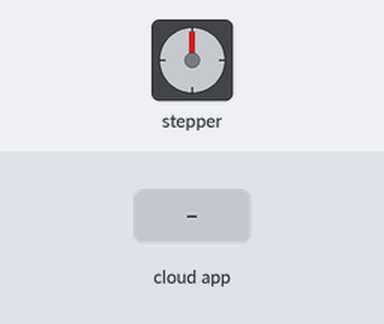
Recording of a sketch running on a simulated Arduino Uno, built with avr-gcc and run on an emulated ATmega328P. Shown: stepper motor. Wiring (inferred from the names in the program): stepper motor driver (15000 steps per turn assumed): step pin 4; direction pin 2. Inputs (shaded band) come from the test bench. The ROS host is connected and sends only what is stated.

Above: at 1.2 s.
1.3 s: the phone or cloud app sets elevator to 1
Timing chart, 0 to 11.9 s (numbered marks = the images above; inputs shaded):
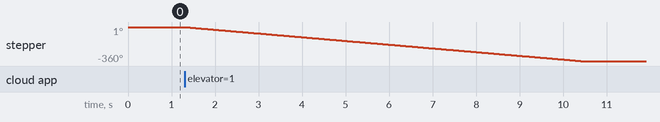

The sketch:

Elevator.ino
```cpp
/* Example sketch to control a stepper motor with TB6560 stepper motor driver and Arduino without a library. More info: https://www.makerguides.com */

// Define stepper motor connections and steps per revolution:
#define dirPin 2
#define stepPin 4
#include <ros.h>
#include <std_msgs/Bool.h>
#include <std_msgs/String.h>
#define stepsPerRevolution 15000

ros::NodeHandle nh;

std_msgs::Bool cmd_msg;
std_msgs::Bool elevator_msg;

ros::Publisher elevator("/elevator/elevator_up", &elevator_msg);

bool elevator_up = false;

//Topic Callback
void motor_cb( const std_msgs::Bool& cmd_msg ){
  if ( cmd_msg.data and not elevator_up ){
    up();
  }else if (not cmd_msg.data and elevator_up){
    down();
  }
}


ros::Subscriber<std_msgs::Bool> sub("/brain/elevator", &motor_cb);


void setup() {
  // Declare pins as output:
  Serial.begin(57600);
  pinMode(stepPin, OUTPUT);
  pinMode(dirPin, OUTPUT);

  nh.initNode();
  nh.subscribe(sub);
  nh.advertise(elevator);
}

void loop() {
  //Serial.println(1000);
  elevator_msg.data = elevator_up;
  elevator.publish( &elevator_msg );
  nh.spinOnce();
  delay(1);
}

void up(){

    // Set the spinning direction counterclockwise:
  digitalWrite(dirPin, LOW);

  // Spin the stepper motor 1 revolution quickly:
  for (int i = 0; i < stepsPerRevolution; i++) {
    // These four lines result in 1 step:
    digitalWrite(stepPin, HIGH);
    delayMicroseconds(300);
    digitalWrite(stepPin, LOW);
    delayMicroseconds(300);
    }
  delay(1000);
  elevator_up = true;
}

void down(){

  digitalWrite(dirPin, HIGH);

  // Spin the stepper motor 1 revolution slowly:
  for (int i = 0; i < stepsPerRevolution; i++) {
      // These four lines result in 1 step:
    digitalWrite(stepPin, HIGH);
    delayMicroseconds(300);
    digitalWrite(stepPin, LOW);
    delayMicroseconds(300);
  }
  delay(1000);
  elevator_up = false;
}
```

Measured:
- after the input at 1.3 s, stepper: turns 360° counter-clockwise in 9.1 s, starting at once
